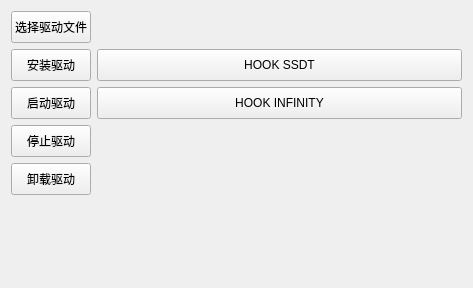
<?xml version="1.0" encoding="UTF-8"?>
<ui version="4.0">
 <class>DriverControlWindow</class>
 <widget class="QWidget" name="DriverControlWindow">
  <property name="geometry">
   <rect>
    <x>0</x>
    <y>0</y>
    <width>473</width>
    <height>288</height>
   </rect>
  </property>
  <property name="windowTitle">
   <string>DriverControlWindow</string>
  </property>
  <layout class="QFormLayout" name="formLayout">
   <item row="0" column="0">
    <widget class="QPushButton" name="selectDriverBtn">
     <property name="minimumSize">
      <size>
       <width>0</width>
       <height>32</height>
      </size>
     </property>
     <property name="text">
      <string>选择驱动文件</string>
     </property>
    </widget>
   </item>
   <item row="0" column="1">
    <widget class="QLabel" name="selectDriverPath">
     <property name="minimumSize">
      <size>
       <width>0</width>
       <height>32</height>
      </size>
     </property>
     <property name="text">
      <string/>
     </property>
    </widget>
   </item>
   <item row="1" column="0">
    <widget class="QPushButton" name="installDriverBtn">
     <property name="minimumSize">
      <size>
       <width>0</width>
       <height>32</height>
      </size>
     </property>
     <property name="text">
      <string>安装驱动</string>
     </property>
    </widget>
   </item>
   <item row="2" column="0">
    <widget class="QPushButton" name="startDriverBtn">
     <property name="minimumSize">
      <size>
       <width>0</width>
       <height>32</height>
      </size>
     </property>
     <property name="text">
      <string>启动驱动</string>
     </property>
    </widget>
   </item>
   <item row="3" column="0">
    <widget class="QPushButton" name="stopDriverBtn">
     <property name="minimumSize">
      <size>
       <width>0</width>
       <height>32</height>
      </size>
     </property>
     <property name="text">
      <string>停止驱动</string>
     </property>
    </widget>
   </item>
   <item row="4" column="0">
    <widget class="QPushButton" name="uninstallDriverBtn">
     <property name="minimumSize">
      <size>
       <width>0</width>
       <height>32</height>
      </size>
     </property>
     <property name="text">
      <string>卸载驱动</string>
     </property>
    </widget>
   </item>
   <item row="6" column="0">
    <spacer name="verticalSpacer">
     <property name="orientation">
      <enum>Qt::Vertical</enum>
     </property>
     <property name="sizeHint" stdset="0">
      <size>
       <width>20</width>
       <height>40</height>
      </size>
     </property>
    </spacer>
   </item>
   <item row="5" column="0" colspan="2">
    <widget class="QLabel" name="driverStatus">
     <property name="minimumSize">
      <size>
       <width>0</width>
       <height>32</height>
      </size>
     </property>
     <property name="text">
      <string/>
     </property>
    </widget>
   </item>
   <item row="1" column="1">
    <widget class="QPushButton" name="testHookBtn">
     <property name="minimumSize">
      <size>
       <width>0</width>
       <height>32</height>
      </size>
     </property>
     <property name="text">
      <string>HOOK SSDT</string>
     </property>
    </widget>
   </item>
   <item row="2" column="1">
    <widget class="QPushButton" name="testHook2Btn">
     <property name="minimumSize">
      <size>
       <width>0</width>
       <height>32</height>
      </size>
     </property>
     <property name="text">
      <string>HOOK INFINITY</string>
     </property>
    </widget>
   </item>
  </layout>
 </widget>
 <layoutdefault spacing="6" margin="11"/>
 <resources/>
 <connections/>
</ui>
